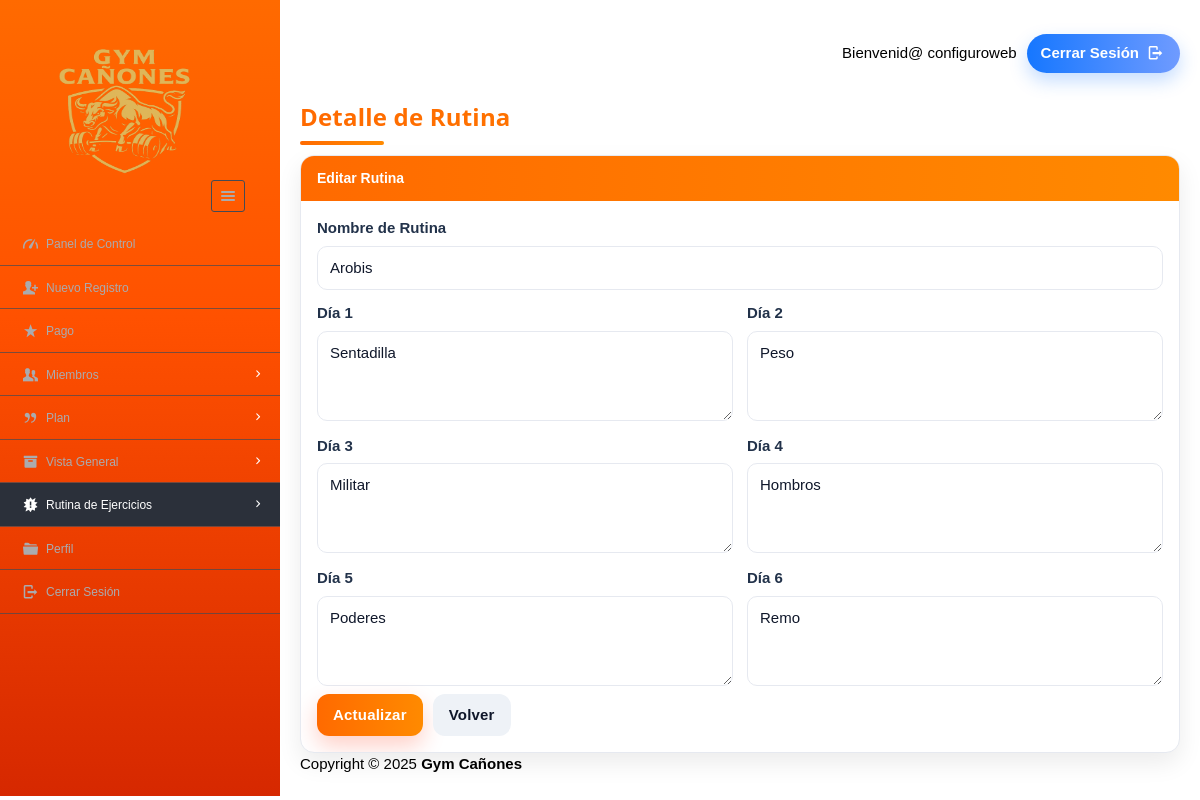
The app's page /dashboard/admin/editdetailroutine.php?id=4 (signed in) with its own data.
### tables this page shows
CREATE TABLE timetable (
  tid  INT NOT NULL AUTO_INCREMENT,
  tname VARCHAR(45) DEFAULT NULL,
  day1  VARCHAR(200) DEFAULT NULL,
  day2  VARCHAR(200) DEFAULT NULL,
  day3  VARCHAR(200) DEFAULT NULL,
  day4  VARCHAR(200) DEFAULT NULL,
  day5  VARCHAR(200) DEFAULT NULL,
  day6  VARCHAR(200) DEFAULT NULL,
  PRIMARY KEY (tid)
);

### dashboard/admin/editdetailroutine.php (the view, shortened to what this page needs)
<?php
require '../../include/db_conn.php';
$tid = trim($_GET['id']);
$stmt = $con->prepare("SELECT tid, tname, day1, day2, day3, day4, day5, day6 FROM timetable WHERE tid = ? LIMIT 1");
$stmt->bind_param('s', $tid);
$stmt->execute();
$res = $stmt->get_result();
$row = $res->fetch_assoc();
function h($v){ return htmlspecialchars((string)$v, ENT_QUOTES, 'UTF-8'); }
?>
<!DOCTYPE html>
<html lang="es">
<head>
  <link rel="stylesheet" href="../../css/style.css" id="style-resource-5">
  <link rel="stylesheet" href="../../css/dashMain.css">
  <link rel="stylesheet" href="../../css/entypo.css">
  <link rel="stylesheet" href="a1style.css">
  <link rel="stylesheet" href="../../css/edit_routine.css">
</head>
<body class="page-body page-fade" onload="collapseSidebar()">
<div class="page-container sidebar-collapsed" id="navbarcollapse">
  <div class="sidebar-menu">
    <header class="logo-env">
      <div class="logo">
        <a href="main.php"><img src="../../images/logo2.png" alt="" width="192" height="80"></a>
      </div>
      <div class="sidebar-collapse" onclick="collapseSidebar()">
        <a href="#" class="sidebar-collapse-icon with-animation"><i class="entypo-menu"></i></a>
      </div>
    </header>
    <?php include('nav.php'); ?>
  </div>
  <div class="main-content ff-edit-routine">
    <div class="row">
      <div class="col-md-6 col-sm-8 clearfix"></div>
      <div class="col-md-6 col-sm-4 clearfix hidden-xs">
        <ul class="list-inline links-list pull-right ff-links-list">
          <li>Bienvenid@ <?php echo h($_SESSION['full_name'] ?? ''); ?></li>
          <li><a class="ff-pill" href="logout.php">Cerrar Sesión <i class="entypo-logout right"></i></a></li>
        </ul>
      </div>
    </div>
    <div class="ff-section">
      <h3 class="ff-page-title">Detalle de Rutina</h3>
      <div class="ff-page-underline"></div>
    </div>
    <div class="ff-card ff-card--narrow">
      <div class="ff-card__header">Editar Rutina</div>
      <div class="ff-card__body">
        <form method="post" action="updateroutine.php" class="ff-form">
          <div class="ff-row">
            <div class="ff-col ff-col--full">
              <label class="ff-label">Nombre de Rutina</label>
              <input class="ff-input" type="text" name="rname" required value="<?php echo h($row['tname']); ?>">
            </div>
          </div>
          <div class="ff-grid-2">
            <div class="ff-field">
              <label class="ff-label">Día 1</label>
              <textarea class="ff-textarea" name="day1" rows="3"><?php echo h($row['day1']); ?></textarea>
            </div>
            <div class="ff-field">
              <label class="ff-label">Día 2</label>
              <textarea class="ff-textarea" name="day2" rows="3"><?php echo h($row['day2']); ?></textarea>
            </div>
            <div class="ff-field">
              <label class="ff-label">Día 3</label>
              <textarea class="ff-textarea" name="day3" rows="3"><?php echo h($row['day3']); ?></textarea>
            </div>
            <div class="ff-field">
              <label class="ff-label">Día 4</label>
              <textarea class="ff-textarea" name="day4" rows="3"><?php echo h($row['day4']); ?></textarea>
            </div>
            <div class="ff-field">
              <label class="ff-label">Día 5</label>
              <textarea class="ff-textarea" name="day5" rows="3"><?php echo h($row['day5']); ?></textarea>
            </div>
            <div class="ff-field">
              <label class="ff-label">Día 6</label>
              <textarea class="ff-textarea" name="day6" rows="3"><?php echo h($row['day6']); ?></textarea>
            </div>
          </div>
          <div class="ff-actions">
            <button type="submit" class="ff-btn ff-btn--primary">Actualizar</button>
            <a href="editroutine.php" class="ff-btn ff-btn--ghost">Volver</a>
          </div>
        </form>
      </div>
    </div>
    <?php include('footer.php'); ?>
  </div>
</div>
</body>
</html>

### css/style.css (style rules this page uses)
html { font-size: 62.5%; font-family: sans-serif; }
div { display: block; }
body { font-family: "Noto Sans", sans-serif, "Helvetica Neue", Helvetica, Arial, sans-serif; font-size: 12px; line-height: 1.428571429; display: block; margin: 0; }
*, *:before, *:after { box-sizing: border-box; }
a { text-decoration: none; background: transparent; }
img { vertical-align: middle; }
img { border: 0; }
.logo img { width: 220px; height: 200px; }
input, button, select, textarea { font-family: inherit; font-size: inherit; line-height: inherit; }
button, input { line-height: normal; }
button, input, select, textarea { font-family: inherit; font-size: 100%; margin: 0; }
input:not([type]), input[type="email" i], input[type="number" i], input[type="password" i], input[type="tel" i], input[type="url" i], input[type="text" i] { padding: 1px 0px; }
input { background-color: white; cursor: text; padding: 1px; border-width: 2px; border-style: inset; border-color: initial; border-image: initial; }
input, textarea, select, button { text-rendering: auto; color: initial; letter-spacing: normal; word-spacing: normal; text-transform: none; text-indent: 0px; text-shadow: none; display: inline-block; text-align: start; margin: 0em; font: 400 13.3333px Arial; }
button, html input[type="button"], input[type="reset"], input[type="submit"] { cursor: pointer; }
button, select { text-transform: none; }
a { color: #373e4a; text-decoration: none; }
a { background: transparent; }
a { color: #373e4a; }
.page-container { position: relative; padding-left: 280px; }
.page-container .sidebar-menu { position: absolute; width: 280px; top: 0; left: 0; bottom: 0; background:#ff6a00; background:-webkit-linear-gradient(180deg,#ff6a00 0%,#ff5100 40%,#d62800 100%); background:linear-gradient(180deg,#ff6a00 0%,#ff5100 40%,#d62800 100%); color: #aaabae; z-index: 1; min-height: 796px; box-sizing: border-box; }
.page-container .sidebar-menu .logo-env { width: 100%; padding: 35px; padding-bottom: 10px; box-sizing: border-box; }
.page-container .sidebar-menu .logo-env:before, .page-container .sidebar-menu .logo-env:after { content: " "; display: table; }
.page-container .sidebar-menu .logo-env > div { display: block; vertical-align: middle; white-space: nowrap; float: left; }
.page-container .sidebar-menu .logo-env > div > a { display: inline-block; color: #aaabae; }
.page-container .sidebar-menu .logo-env > div.sidebar-collapse, .page-container .sidebar-menu .logo-env > div.sidebar-mobile-menu { position: relative; float: right; }
.page-container .sidebar-menu .logo-env > div.sidebar-collapse a, .page-container .sidebar-menu .logo-env > div.sidebar-mobile-menu a { display: inline-block; border: 1px solid #454a54; text-align: center; padding: 0; line-height: 1; font-size: 20px; font-weight: 300; padding: 5px 2px; background-clip: padding-box; border-radius: 3px; transition: all 200ms ease-in-out; }
.page-container .sidebar-menu .logo-env .logo img { width: 180px; height: 150px; }
.page-container .sidebar-menu .logo-env:after { clear: both; }
ul, ol { margin-top: 0; margin-bottom: 8.5px; }
ul, menu, dir { display: block; list-style-type: disc; }
li { display: list-item; }
i, cite, em, var, address, dfn { font-style: italic; }

### css/entypo.css (style rules this page uses)
[class^="entypo-"]:before, [class*=" entypo-"]:before { font-family: "entypo"; font-style: normal; font-weight: normal; speak: none; display: inline-block; text-decoration: inherit; width: 1em; margin-right: .2em; text-align: center; font-variant: normal; text-transform: none; line-height: 1em; margin-left: .2em; }
.entypo-menu:before { content: '\e811'; }
.entypo-logout:before { content: '\e85d'; }

### dashboard/admin/a1style.css (style rules this page uses)
*,*:before,*:after { box-sizing:inherit }
html { -ms-text-size-adjust:100%;-webkit-text-size-adjust:100% }
body { margin:0 }
article,aside,details,figcaption,figure,footer,header,main,menu,nav,section,summary { display:block }
a { background-color:transparent;-webkit-text-decoration-skip:objects }
img { border-style:none }
button,input,select,textarea { font:inherit;margin:0 }
button,input { overflow:visible }
button,select { text-transform:none }
button,html [type=button],[type=reset],[type=submit] { -webkit-appearance:button }
textarea { overflow:auto }
html,body { font-family:Verdana,sans-serif;font-size:15px;line-height:1.5 }
html { overflow-x:hidden }
h1,h2,h3,h4,h5,h6,.a1-slim,.a1-wide { font-family:"Segoe UI",Arial,sans-serif }
h3 { font-size:24px }
h1,h2,h3,h4,h5,h6 { font-weight:400;margin:10px 0 }
img { margin-bottom:-5px }
a { color:inherit }

### records on screen
timetable: rname "Arobis", day1 "Sentadilla", day2 "Peso", day3 "Militar", day4 "Hombros", day5 "Poderes", day6 "Remo"

### other values on screen
$_SESSION['full_name'] "configuroweb"
